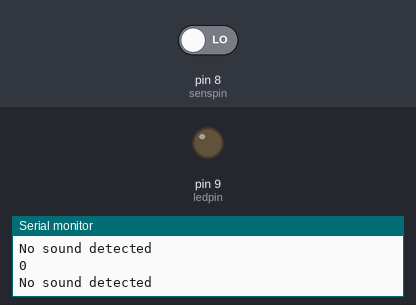
This sketch was run on a simulated Arduino Uno, built with avr-gcc and run on an emulated ATmega328P. On the bench: output pins drawn as LEDs (lit = HIGH), the last lines printed to the serial monitor. Dashed ring = blinking. The test bench sets the inputs (shaded band); at power-on: pin 8 (senspin) LOW.

Above: at 2.8 s.
2.9 s: pin 8 (senspin) driven HIGH
At 3.5 s:
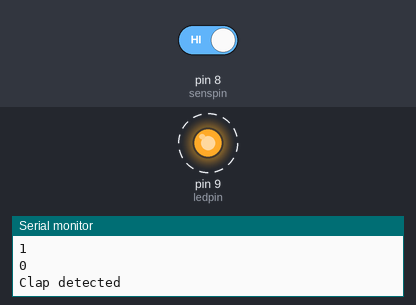
7.0 s: pin 8 (senspin) driven LOW
At 8.1 s:
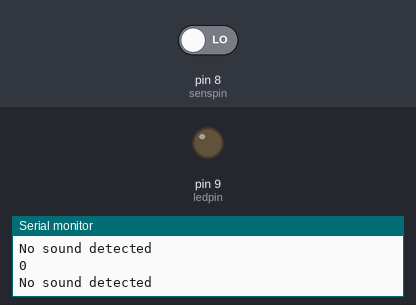
Timing chart, 0 to 10.0 s (numbered marks = the images above; inputs shaded):
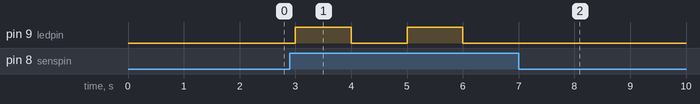

The sketch:

Sound_sens.ino
```cpp
int ledpin = 9;
int senspin = 8;
boolean LastStatus = false;

void setup() {
  // put your setup code here, to run once:
  pinMode(senspin,INPUT);
  pinMode(ledpin,OUTPUT);
  Serial.begin(9600);

}

void loop() {
  int SensorData = digitalRead(senspin);
  Serial.println(SensorData);
 if(SensorData == 1){

     Serial.println(LastStatus);//0


     if(LastStatus == false){
      LastStatus = true;
      digitalWrite(ledpin,HIGH);
      Serial.println("Clap detected");
      delay(1000);
    }
    else{
      Serial.println(LastStatus);//0
      LastStatus = false;
      digitalWrite(ledpin,LOW);
      Serial.println("Clap Not detected");
      delay(1000);
    }
  }
  else{
    Serial.println("No sound detected");
    delay(1000);

  }
}
```

Measured:
- after the input at 2.9 s, pin 9 (ledpin): alternates HIGH for 1.0 s and LOW for 1.0 s, starting after 0.10 s
- after the input at 7.0 s, pin 9 (ledpin): stops changing and stays LOW
